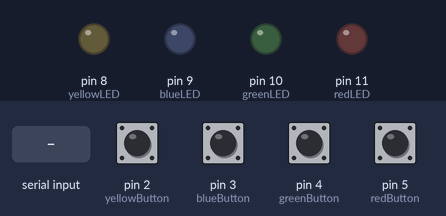
The sketch below on a simulated Arduino Uno, built with avr-gcc and run on an emulated ATmega328P. Shown: output pins drawn as LEDs (lit = HIGH). The inputs (shaded band) are chosen by the test bench; at power-on: pin 2 (yellowButton), pin 3 (blueButton), pin 4 (greenButton), pin 5 (redButton) HIGH. What the sketch prints to the serial monitor is not drawn.

Above: at 1.2 s.
1.3 s: "1" received over Serial
At 2.2 s:
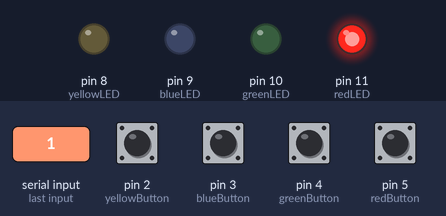
2.9 s: "2" received over Serial
At 3.8 s:
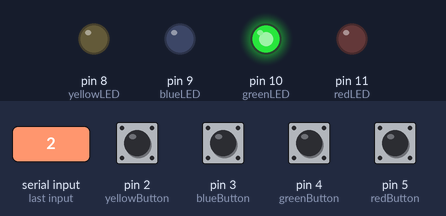
4.5 s: "3" received over Serial
At 5.3 s:
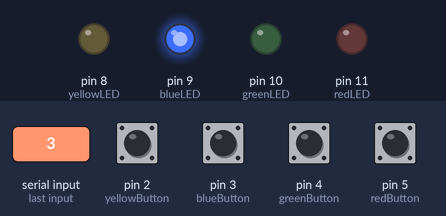
6.1 s: "4" received over Serial
At 6.8 s:
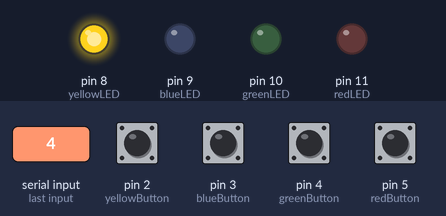
Timing chart, 0 to 8.7 s (numbered marks = the images above; inputs shaded):
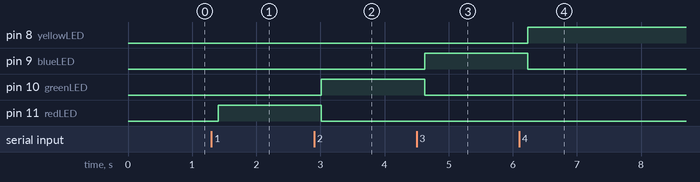

Measured:
- after the input at 1.3 s, pin 11 (redLED): LOW → HIGH after 0.11 s
- after the input at 2.9 s, pin 10 (greenLED): LOW → HIGH after 0.12 s; pin 11 (redLED): HIGH → LOW after 0.12 s
- after the input at 4.5 s, pin 9 (blueLED): LOW → HIGH after 0.13 s; pin 10 (greenLED): HIGH → LOW after 0.13 s
- after the input at 6.1 s, pin 8 (yellowLED): LOW → HIGH after 0.13 s; pin 9 (blueLED): HIGH → LOW after 0.13 s

The sketch:

DEGUG_buttons_for_unity_15.ino
```cpp
const int redButton = 5;      // Pin connected to the red button and LED
const int greenButton = 4;    // Pin connected to the green button and LED
const int blueButton = 3;     // Pin connected to the blue button and LED
const int yellowButton = 2;

const int redLED = 11;      // Pin connected to the red button and LED
const int greenLED = 10;    // Pin connected to the green button and LED
const int blueLED = 9;      // Pin connected to the blue button and LED
const int yellowLED = 8;

void setup() {
  Serial.begin(9600);

  pinMode(redButton, INPUT_PULLUP);
  pinMode(greenButton, INPUT_PULLUP);
  pinMode(blueButton, INPUT_PULLUP);
  pinMode(yellowButton, INPUT_PULLUP);

  pinMode(redLED, OUTPUT);
  pinMode(greenLED, OUTPUT);
  pinMode(blueLED, OUTPUT);
  pinMode(yellowLED, OUTPUT);
}

void loop() {
  // Read the button states
  int buttonStateRed = digitalRead(redButton);
  int buttonStateGreen = digitalRead(greenButton);
  int buttonStateBlue = digitalRead(blueButton);
  int buttonStateYellow = digitalRead(yellowButton);

  if (Serial.available() > 0) {
    byte receivedByte = Serial.read();
    if (receivedByte == '1') {
      digitalWrite(redLED, HIGH);
      digitalWrite(greenLED, LOW);
      digitalWrite(blueLED, LOW);
      digitalWrite(yellowLED, LOW);

    }
    else if (receivedByte == '2') {
      digitalWrite(redLED, LOW);
      digitalWrite(greenLED, HIGH);
      digitalWrite(blueLED, LOW);
      digitalWrite(yellowLED, LOW);
    }
    else if (receivedByte == '3') {
      digitalWrite(redLED, LOW);
      digitalWrite(greenLED, LOW);
      digitalWrite(blueLED, HIGH);
      digitalWrite(yellowLED, LOW);
    }
    else if (receivedByte == '4') {
      digitalWrite(redLED, LOW);
      digitalWrite(greenLED, LOW);
      digitalWrite(blueLED, LOW);
      digitalWrite(yellowLED, HIGH);
    }
  }

  if (buttonStateRed == HIGH) {
    Serial.write('1');
  }
  else if (buttonStateGreen == HIGH) {
    Serial.write('2');
  }
  else if (buttonStateBlue == HIGH) {
    Serial.write('3');
  }
  else if (buttonStateYellow == HIGH) {
    Serial.write('4');
  }

  Serial.flush();

  delay(200); // Adjust the delay as per your requirement
}
```
